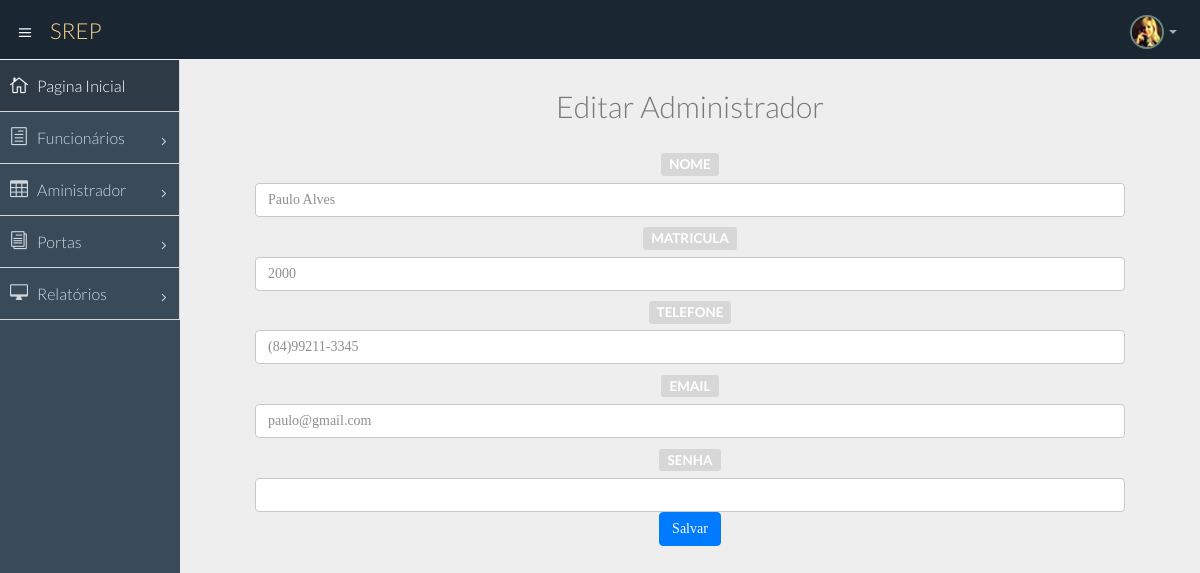
The page /administrador/update/7 (signed in) on the database its author committed.
### appPonto/models.py (models this page shows, shortened)
class Funcionario(User):
    nome = models.CharField("Nome", max_length=255)
    Email = models.EmailField("E-mail", max_length=200)
    telefone = models.CharField("Telefone", max_length=20)
    matricula = models.CharField("Matricula", max_length=10)
    senha = models.CharField(max_length=32)
    class Meta: permissions = (('view_funcionario', 'Can see funcionario'),)

### appPonto/views.py (the view)
@permission_required('appPonto.update_administrador',login_url='erro_permissao')
def administrador_update(request,pk):
    administrador = Administrador.objects.get(id=pk)
    if request.method =="POST":
        form =AdministradorForm(request.POST,instance=administrador)
        if form.is_valid():
            form.save()
            return redirect('administrador_list')
    else:
        form = AdministradorForm(instance=administrador)
        dados = {'form': form,'administrador':administrador}
        return render(request, 'Administrador/administrador_form.html', dados)

### appPonto/forms.py
class AdministradorForm(ModelForm):
    senha = forms.CharField(label='Senha', widget=forms.PasswordInput)
    class Meta:
        model = Administrador
        fields = ('nome', 'matricula', 'telefone', 'Email', 'senha')

### templates/Administrador/administrador_form.html (shortened to what this page needs)
{% extends 'base.html' %}
{% load widget_tweaks %}
<%{% block conteudo %}
    <center><h2 style="margin: 30px">{% if administrador %}
        Editar Administrador {% else %}
        Adcionar Administrador
    {% endif %}</h2></center>
        <form method="Post" ROLE="form" class="form-group">
        {% for field in form %}
            <p><h4><span class="label label-default"for="{{ field.name}}">
            {{ field.name.upper }}
        </span> </h4></p>
            {{ field | add_class:'form-control' }}
         {% endfor %}
        <input type="submit" class="btn btn-primary" value="Salvar">
        </form>
{% endblock %}

### templates/base.html (style rules this page uses)
input { font-size: 12pt; font-family: "Abyssinica SIL"; }

### rows shown on the page
Funcionario: nome "Paulo Alves" "2000" "(84)99211-3345" "paulo@gmail.com"

### other values the page prints
{{ field.name.upper }} "NOME" "MATRICULA" "TELEFONE" "EMAIL" "SENHA"
